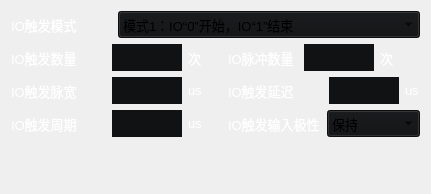
               <widget class="QWidget" name="page_17">
                <layout class="QGridLayout" name="gridLayout_33">
                 <item row="1" column="1">
                  <spacer name="horizontalSpacer_16">
                   <property name="orientation">
                    <enum>Qt::Horizontal</enum>
                   </property>
                   <property name="sizeType">
                    <enum>QSizePolicy::Fixed</enum>
                   </property>
                   <property name="sizeHint" stdset="0">
                    <size>
                     <width>13</width>
                     <height>20</height>
                    </size>
                   </property>
                  </spacer>
                 </item>
                 <item row="1" column="2">
                  <layout class="QHBoxLayout" name="horizontalLayout_86">
                   <item>
                    <widget class="QLabel" name="label_142">
                     <property name="minimumSize">
                      <size>
                       <width>70</width>
                       <height>0</height>
                      </size>
                     </property>
                     <property name="font">
                      <font>
                       <pointsize>10</pointsize>
                      </font>
                     </property>
                     <property name="styleSheet">
                      <string notr="true">color: rgb(255, 255, 255);</string>
                     </property>
                     <property name="text">
                      <string>IO脉冲数量</string>
                     </property>
                    </widget>
                   </item>
                   <item>
                    <widget class="QLineEdit" name="lineEdit_27">
                     <property name="sizePolicy">
                      <sizepolicy hsizetype="Minimum" vsizetype="Fixed">
                       <horstretch>0</horstretch>
                       <verstretch>0</verstretch>
                      </sizepolicy>
                     </property>
                     <property name="minimumSize">
                      <size>
                       <width>0</width>
                       <height>27</height>
                      </size>
                     </property>
                     <property name="maximumSize">
                      <size>
                       <width>70</width>
                       <height>26</height>
                      </size>
                     </property>
                     <property name="font">
                      <font>
                       <pointsize>10</pointsize>
                      </font>
                     </property>
                     <property name="styleSheet">
                      <string notr="true">background-color: rgb(17, 18, 20);
border:none;</string>
                     </property>
                     <property name="text">
                      <string/>
                     </property>
                    </widget>
                   </item>
                   <item>
                    <widget class="QLabel" name="label_151">
                     <property name="minimumSize">
                      <size>
                       <width>15</width>
                       <height>0</height>
                      </size>
                     </property>
                     <property name="font">
                      <font>
                       <pointsize>10</pointsize>
                      </font>
                     </property>
                     <property name="styleSheet">
                      <string notr="true">color: rgb(255, 255, 255);</string>
                     </property>
                     <property name="text">
                      <string>次</string>
                     </property>
                    </widget>
                   </item>
                  </layout>
                 </item>
                 <item row="3" column="0">
                  <layout class="QHBoxLayout" name="horizontalLayout_106">
                   <item>
                    <widget class="QLabel" name="label_147">
                     <property name="minimumSize">
                      <size>
                       <width>70</width>
                       <height>0</height>
                      </size>
                     </property>
                     <property name="font">
                      <font>
                       <pointsize>10</pointsize>
                      </font>
                     </property>
                     <property name="styleSheet">
                      <string notr="true">color: rgb(255, 255, 255);</string>
                     </property>
                     <property name="text">
                      <string>IO触发周期</string>
                     </property>
                    </widget>
                   </item>
                   <item>
                    <widget class="QLineEdit" name="lineEdit_30">
                     <property name="sizePolicy">
                      <sizepolicy hsizetype="Minimum" vsizetype="Fixed">
                       <horstretch>0</horstretch>
                       <verstretch>0</verstretch>
                      </sizepolicy>
                     </property>
                     <property name="minimumSize">
                      <size>
                       <width>0</width>
                       <height>27</height>
                      </size>
                     </property>
                     <property name="maximumSize">
                      <size>
                       <width>70</width>
                       <height>26</height>
                      </size>
                     </property>
                     <property name="font">
                      <font>
                       <pointsize>10</pointsize>
                      </font>
                     </property>
                     <property name="styleSheet">
                      <string notr="true">background-color: rgb(17, 18, 20);
border:none;</string>
                     </property>
                     <property name="text">
                      <string/>
                     </property>
                    </widget>
                   </item>
                   <item>
                    <widget class="QLabel" name="label_154">
                     <property name="minimumSize">
                      <size>
                       <width>15</width>
                       <height>0</height>
                      </size>
                     </property>
                     <property name="maximumSize">
                      <size>
                       <width>15</width>
                       <height>16777215</height>
                      </size>
                     </property>
                     <property name="font">
                      <font>
                       <pointsize>10</pointsize>
                      </font>
                     </property>
                     <property name="styleSheet">
                      <string notr="true">color: rgb(255, 255, 255);</string>
                     </property>
                     <property name="text">
                      <string>us</string>
                     </property>
                    </widget>
                   </item>
                  </layout>
                 </item>
                 <item row="4" column="2">
                  <spacer name="verticalSpacer_24">
                   <property name="orientation">
                    <enum>Qt::Vertical</enum>
                   </property>
                   <property name="sizeType">
                    <enum>QSizePolicy::Fixed</enum>
                   </property>
                   <property name="sizeHint" stdset="0">
                    <size>
                     <width>20</width>
                     <height>46</height>
                    </size>
                   </property>
                  </spacer>
                 </item>
                 <item row="2" column="2">
                  <layout class="QHBoxLayout" name="horizontalLayout_85">
                   <item>
                    <widget class="QLabel" name="label_145">
                     <property name="minimumSize">
                      <size>
                       <width>70</width>
                       <height>0</height>
                      </size>
                     </property>
                     <property name="font">
                      <font>
                       <pointsize>10</pointsize>
                      </font>
                     </property>
                     <property name="styleSheet">
                      <string notr="true">color: rgb(255, 255, 255);</string>
                     </property>
                     <property name="text">
                      <string>IO触发延迟</string>
                     </property>
                    </widget>
                   </item>
                   <item>
                    <widget class="QLineEdit" name="lineEdit_29">
                     <property name="sizePolicy">
                      <sizepolicy hsizetype="Minimum" vsizetype="Fixed">
                       <horstretch>0</horstretch>
                       <verstretch>0</verstretch>
                      </sizepolicy>
                     </property>
                     <property name="minimumSize">
                      <size>
                       <width>0</width>
                       <height>27</height>
                      </size>
                     </property>
                     <property name="maximumSize">
                      <size>
                       <width>70</width>
                       <height>26</height>
                      </size>
                     </property>
                     <property name="font">
                      <font>
                       <pointsize>10</pointsize>
                      </font>
                     </property>
                     <property name="styleSheet">
                      <string notr="true">background-color: rgb(17, 18, 20);
border:none;</string>
                     </property>
                     <property name="text">
                      <string/>
                     </property>
                    </widget>
                   </item>
                   <item>
                    <widget class="QLabel" name="label_150">
                     <property name="minimumSize">
                      <size>
                       <width>15</width>
                       <height>0</height>
                      </size>
                     </property>
                     <property name="maximumSize">
                      <size>
                       <width>15</width>
                       <height>16777215</height>
                      </size>
                     </property>
                     <property name="font">
                      <font>
                       <pointsize>10</pointsize>
                      </font>
                     </property>
                     <property name="styleSheet">
                      <string notr="true">color: rgb(255, 255, 255);</string>
                     </property>
                     <property name="text">
                      <string>us</string>
                     </property>
                    </widget>
                   </item>
                  </layout>
                 </item>
                 <item row="2" column="0">
                  <layout class="QHBoxLayout" name="horizontalLayout_105">
                   <item>
                    <widget class="QLabel" name="label_143">
                     <property name="minimumSize">
                      <size>
                       <width>70</width>
                       <height>0</height>
                      </size>
                     </property>
                     <property name="font">
                      <font>
                       <pointsize>10</pointsize>
                      </font>
                     </property>
                     <property name="styleSheet">
                      <string notr="true">color: rgb(255, 255, 255);</string>
                     </property>
                     <property name="text">
                      <string>IO触发脉宽</string>
                     </property>
                    </widget>
                   </item>
                   <item>
                    <widget class="QLineEdit" name="lineEdit_28">
                     <property name="sizePolicy">
                      <sizepolicy hsizetype="Minimum" vsizetype="Fixed">
                       <horstretch>0</horstretch>
                       <verstretch>0</verstretch>
                      </sizepolicy>
                     </property>
                     <property name="minimumSize">
                      <size>
                       <width>0</width>
                       <height>27</height>
                      </size>
                     </property>
                     <property name="maximumSize">
                      <size>
                       <width>70</width>
                       <height>26</height>
                      </size>
                     </property>
                     <property name="font">
                      <font>
                       <pointsize>10</pointsize>
                      </font>
                     </property>
                     <property name="styleSheet">
                      <string notr="true">background-color: rgb(17, 18, 20);
border:none;</string>
                     </property>
                     <property name="text">
                      <string/>
                     </property>
                    </widget>
                   </item>
                   <item>
                    <widget class="QLabel" name="label_153">
                     <property name="minimumSize">
                      <size>
                       <width>15</width>
                       <height>0</height>
                      </size>
                     </property>
                     <property name="maximumSize">
                      <size>
                       <width>15</width>
                       <height>16777215</height>
                      </size>
                     </property>
                     <property name="font">
                      <font>
                       <pointsize>10</pointsize>
                      </font>
                     </property>
                     <property name="styleSheet">
                      <string notr="true">color: rgb(255, 255, 255);</string>
                     </property>
                     <property name="text">
                      <string>us</string>
                     </property>
                    </widget>
                   </item>
                  </layout>
                 </item>
                 <item row="4" column="0">
                  <spacer name="verticalSpacer_23">
                   <property name="orientation">
                    <enum>Qt::Vertical</enum>
                   </property>
                   <property name="sizeType">
                    <enum>QSizePolicy::Fixed</enum>
                   </property>
                   <property name="sizeHint" stdset="0">
                    <size>
                     <width>20</width>
                     <height>46</height>
                    </size>
                   </property>
                  </spacer>
                 </item>
                 <item row="2" column="1">
                  <spacer name="horizontalSpacer_19">
                   <property name="orientation">
                    <enum>Qt::Horizontal</enum>
                   </property>
                   <property name="sizeType">
                    <enum>QSizePolicy::Fixed</enum>
                   </property>
                   <property name="sizeHint" stdset="0">
                    <size>
                     <width>13</width>
                     <height>20</height>
                    </size>
                   </property>
                  </spacer>
                 </item>
                 <item row="0" column="0" colspan="3">
                  <layout class="QHBoxLayout" name="horizontalLayout_100">
                   <item>
                    <widget class="QLabel" name="label_140">
                     <property name="sizePolicy">
                      <sizepolicy hsizetype="Fixed" vsizetype="Preferred">
                       <horstretch>0</horstretch>
                       <verstretch>0</verstretch>
                      </sizepolicy>
                     </property>
                     <property name="minimumSize">
                      <size>
                       <width>88</width>
                       <height>0</height>
                      </size>
                     </property>
                     <property name="maximumSize">
                      <size>
                       <width>88</width>
                       <height>16777215</height>
                      </size>
                     </property>
                     <property name="font">
                      <font>
                       <pointsize>10</pointsize>
                      </font>
                     </property>
                     <property name="styleSheet">
                      <string notr="true">color: rgb(255, 255, 255);</string>
                     </property>
                     <property name="text">
                      <string>IO触发模式</string>
                     </property>
                    </widget>
                   </item>
                   <item>
                    <spacer name="horizontalSpacer_46">
                     <property name="orientation">
                      <enum>Qt::Horizontal</enum>
                     </property>
                     <property name="sizeType">
                      <enum>QSizePolicy::Fixed</enum>
                     </property>
                     <property name="sizeHint" stdset="0">
                      <size>
                       <width>13</width>
                       <height>20</height>
                      </size>
                     </property>
                    </spacer>
                   </item>
                   <item>
                    <widget class="QComboBox" name="LightMode_8">
                     <property name="minimumSize">
                      <size>
                       <width>60</width>
                       <height>27</height>
                      </size>
                     </property>
                     <property name="font">
                      <font>
                       <pointsize>10</pointsize>
                      </font>
                     </property>
                     <property name="styleSheet">
                      <string notr="true">background-color: rgb(17, 18, 20);
</string>
                     </property>
                     <item>
                      <property name="text">
                       <string>模式1：IO“0”开始，IO“1”结束</string>
                      </property>
                     </item>
                     <item>
                      <property name="text">
                       <string>模式2：IO“1”开始，IO“0”结束</string>
                      </property>
                     </item>
                     <item>
                      <property name="text">
                       <string>模式3：IO“0”开始，输出固定触发脉冲</string>
                      </property>
                     </item>
                     <item>
                      <property name="text">
                       <string>模式4：IO“1”开始，输出固定触发脉冲</string>
                      </property>
                     </item>
                     <item>
                      <property name="text">
                       <string>模式5：IO“0”有效，上升沿有效，下降沿结束</string>
                      </property>
                     </item>
                     <item>
                      <property name="text">
                       <string>模式6：IO“1”有效，上升沿有效，下降沿结束</string>
                      </property>
                     </item>
                     <item>
                      <property name="text">
                       <string>模式7：多个IO&quot;0&quot;作为开始，输出固定触发脉冲</string>
                      </property>
                     </item>
                     <item>
                      <property name="text">
                       <string>模式8：多个IO&quot;1&quot;作为开始，输出固定触发脉冲</string>
                      </property>
                     </item>
                    </widget>
                   </item>
                  </layout>
                 </item>
                 <item row="1" column="0">
                  <layout class="QHBoxLayout" name="horizontalLayout_91">
                   <item>
                    <widget class="QLabel" name="label_141">
                     <property name="minimumSize">
                      <size>
                       <width>70</width>
                       <height>0</height>
                      </size>
                     </property>
                     <property name="font">
                      <font>
                       <pointsize>10</pointsize>
                      </font>
                     </property>
                     <property name="styleSheet">
                      <string notr="true">color: rgb(255, 255, 255);</string>
                     </property>
                     <property name="text">
                      <string>IO触发数量</string>
                     </property>
                    </widget>
                   </item>
                   <item>
                    <widget class="QLineEdit" name="lineEdit_26">
                     <property name="sizePolicy">
                      <sizepolicy hsizetype="Minimum" vsizetype="Fixed">
                       <horstretch>0</horstretch>
                       <verstretch>0</verstretch>
                      </sizepolicy>
                     </property>
                     <property name="minimumSize">
                      <size>
                       <width>0</width>
                       <height>27</height>
                      </size>
                     </property>
                     <property name="maximumSize">
                      <size>
                       <width>70</width>
                       <height>26</height>
                      </size>
                     </property>
                     <property name="font">
                      <font>
                       <pointsize>10</pointsize>
                      </font>
                     </property>
                     <property name="styleSheet">
                      <string notr="true">background-color: rgb(17, 18, 20);
border:none;</string>
                     </property>
                     <property name="text">
                      <string/>
                     </property>
                    </widget>
                   </item>
                   <item>
                    <widget class="QLabel" name="label_152">
                     <property name="minimumSize">
                      <size>
                       <width>15</width>
                       <height>0</height>
                      </size>
                     </property>
                     <property name="maximumSize">
                      <size>
                       <width>15</width>
                       <height>16777215</height>
                      </size>
                     </property>
                     <property name="font">
                      <font>
                       <pointsize>10</pointsize>
                      </font>
                     </property>
                     <property name="styleSheet">
                      <string notr="true">color: rgb(255, 255, 255);</string>
                     </property>
                     <property name="text">
                      <string>次</string>
                     </property>
                    </widget>
                   </item>
                  </layout>
                 </item>
                 <item row="3" column="2">
                  <layout class="QHBoxLayout" name="horizontalLayout_126">
                   <item>
                    <widget class="QLabel" name="label_148">
                     <property name="minimumSize">
                      <size>
                       <width>80</width>
                       <height>0</height>
                      </size>
                     </property>
                     <property name="font">
                      <font>
                       <pointsize>10</pointsize>
                      </font>
                     </property>
                     <property name="styleSheet">
                      <string notr="true">color: rgb(255, 255, 255);</string>
                     </property>
                     <property name="text">
                      <string>IO触发输入极性</string>
                     </property>
                    </widget>
                   </item>
                   <item>
                    <widget class="QComboBox" name="LightMode_14">
                     <property name="minimumSize">
                      <size>
                       <width>60</width>
                       <height>27</height>
                      </size>
                     </property>
                     <property name="font">
                      <font>
                       <pointsize>10</pointsize>
                      </font>
                     </property>
                     <property name="styleSheet">
                      <string notr="true">background-color: rgb(17, 18, 20);
</string>
                     </property>
                     <item>
                      <property name="text">
                       <string>保持</string>
                      </property>
                     </item>
                     <item>
                      <property name="text">
                       <string>反转</string>
                      </property>
                     </item>
                    </widget>
                   </item>
                  </layout>
                 </item>
                </layout>
               </widget>
